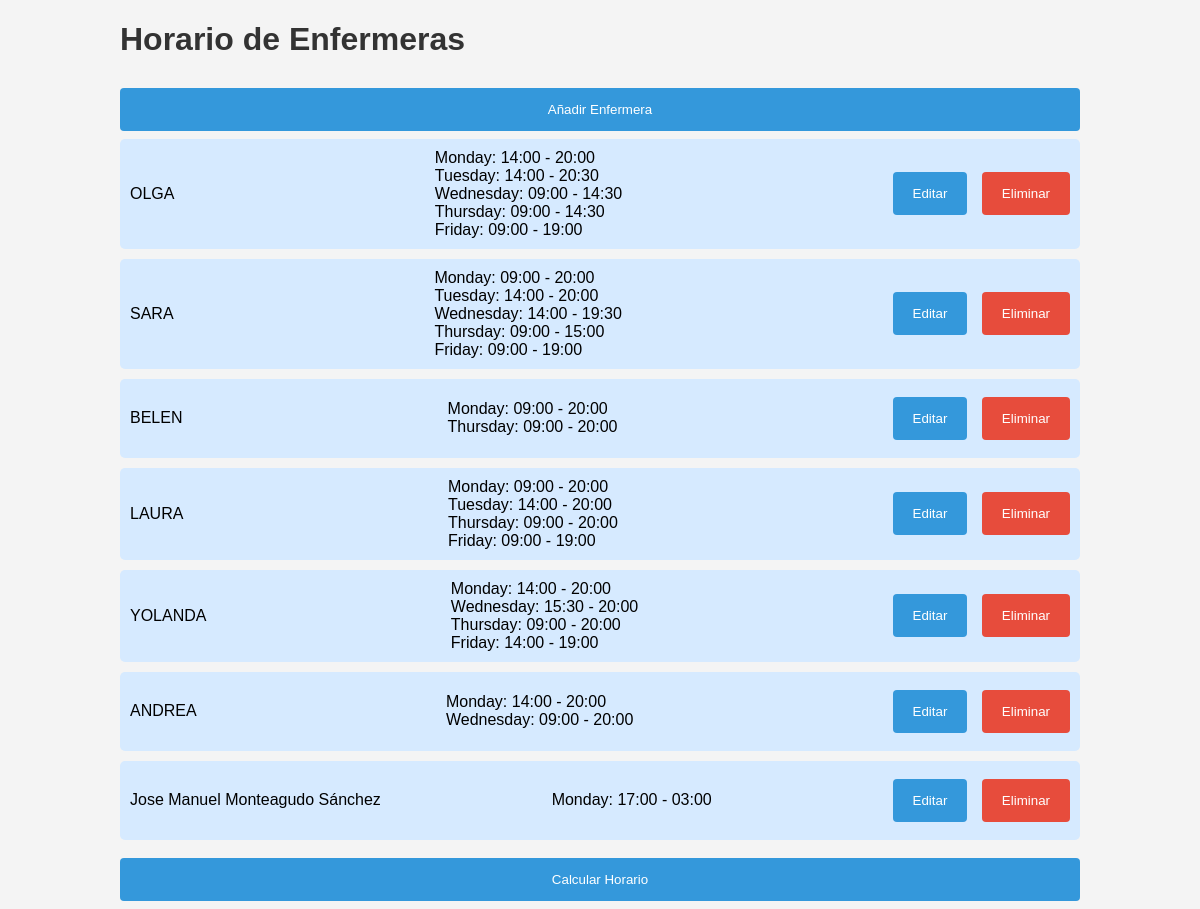
Before: / with the older database file.
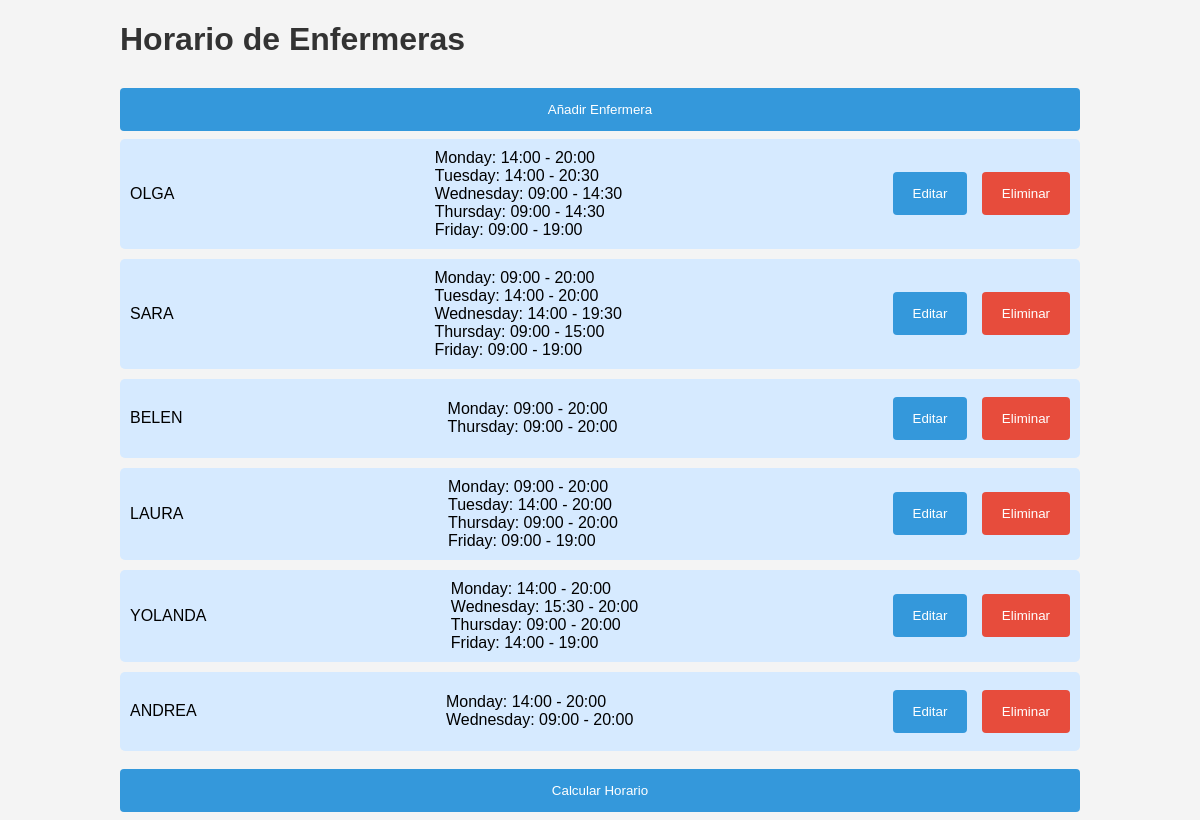
After: the same page with the newer database file.
### models.py (models this page shows)
class Nurse(db.Model):
    id = db.Column(db.Integer, primary_key=True)
    name = db.Column(db.String(50), nullable=False)
    availabilities = db.relationship('Availability', backref='nurse', cascade='all, delete-orphan', lazy=True)

class Availability(db.Model):
    id = db.Column(db.Integer, primary_key=True)
    nurse_id = db.Column(db.Integer, db.ForeignKey('nurse.id'), nullable=False)
    day = db.Column(db.String(50), nullable=False)
    start_time = db.Column(db.String(5), nullable=False)
    end_time = db.Column(db.String(5), nullable=False)

### app.py (the view)
@app.route('/')
def index():
    nurses = Nurse.query.all()
    return render_template('index.html', nurses=nurses)

### templates/index.html (shortened to what this page needs)
<!DOCTYPE html>
<html lang="en">
<head>
    <link rel="stylesheet" href="{{ url_for('static', filename='styles.css') }}">
</head>
<body>
    <div class="container">
        <h1>Horario de Enfermeras</h1>
        <button onclick="window.location.href='/add_nurse_form'">Añadir Enfermera</button>
        <div>
            {% for nurse in nurses %}
                <div class="nurse-list">
                    <span>{{ nurse.name }}</span>
                    <span>
                        {% for availability in nurse.availabilities %}
                            <div>{{ availability.day }}: {{ availability.start_time }} - {{ availability.end_time }}</div>
                        {% endfor %}
                    </span>
                    <span>
                        <button onclick="window.location.href='/edit_nurse_form/{{ nurse.id }}'">Editar</button>
                        <button class="cancel" onclick="window.location.href='/delete_nurse/{{ nurse.id }}'">Eliminar</button>
                    </span>
                </div>
            {% endfor %}
        </div>
        <button onclick="window.location.href='/generate_schedule'">Calcular Horario</button>
    </div>
</body>
</html>

### static/styles.css (style rules this page uses)
body { font-family: Arial, sans-serif; background-color: #f4f4f4; margin: 0; padding: 0; }
.container { width: 80%; margin: auto; overflow: hidden; }
h1, h2, h3 { color: #333; }
button { width: 100%; background-color: #3498db; color: white; padding: 14px 20px; margin: 8px 0; border: none; border-radius: 4px; cursor: pointer; }
button.cancel { background-color: #e74c3c; }
.nurse-list { background: #d6eaff; padding: 10px; border-radius: 5px; margin-bottom: 10px; display: flex; justify-content: space-between; align-items: center; }
.nurse-list button { width: auto; margin-left: 10px; }

Changed rows visible on the page:
removed Nurse: name "Jose Manuel Monteagudo Sánchez"
removed Availability: day "Monday", start_time "17:00", end_time "03:00", shown under "Jose Manuel Monteagudo Sánchez"
